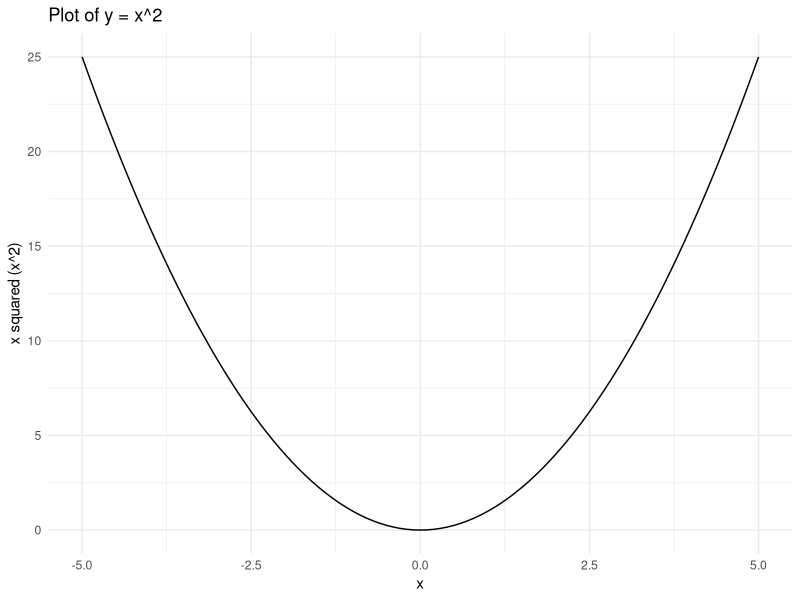

Write the R code that produced this figure.
# install.packages("ggplot2")

library(ggplot2)

x_values <- seq(-5, 5, by = 0.1)
y_values <- x_values^2
data <- data.frame(x = x_values, y = y_values)

ggplot(data, aes(x = x, y = y)) +
  geom_line() +  # Use geom_line to draw a smooth curve
  labs(
    title = "Plot of y = x^2",
    x = "x",
    y = "x squared (x^2)"
  ) +
  theme_minimal()